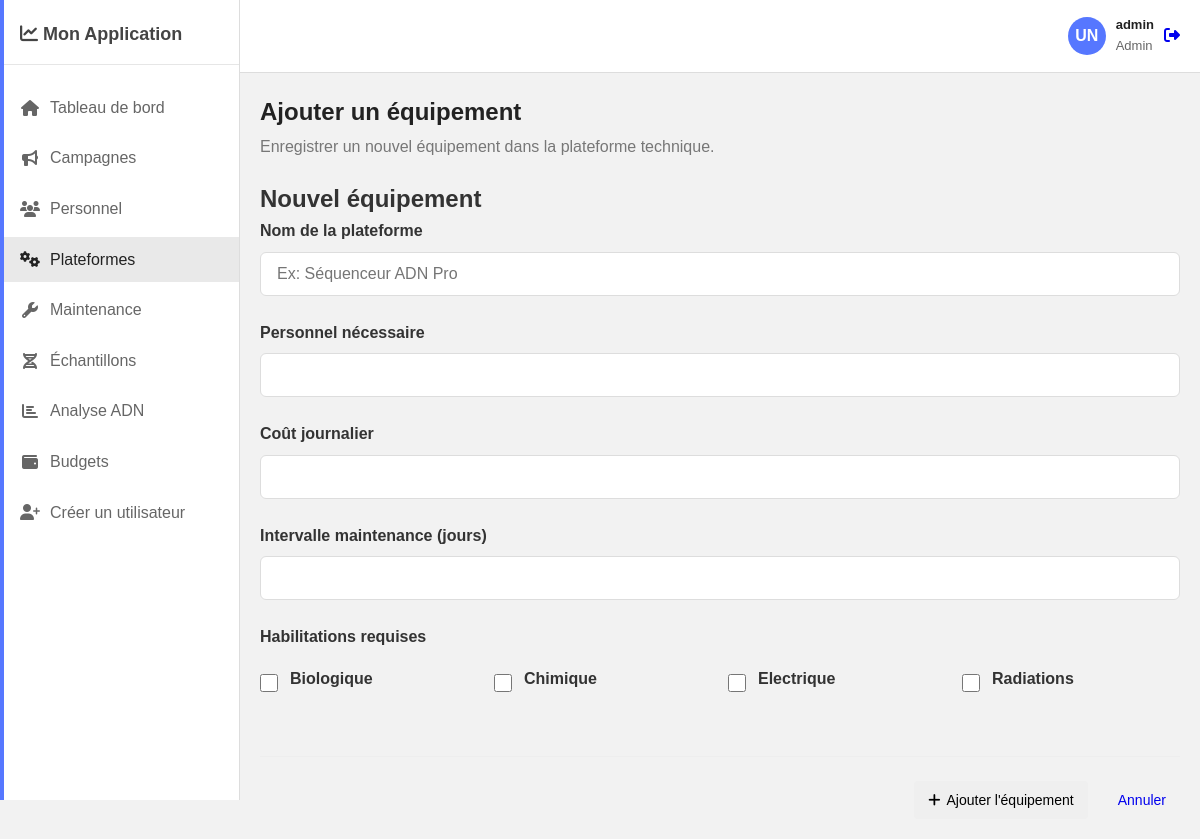
Page /plateforme/add (signed in) on the committed database.
### monApp/models.py (models this page shows, shortened)
class User(db.Model, UserMixin):
    id = db.Column(db.Integer, primary_key=True)
    username = db.Column(db.String(80), unique=True, nullable=False)
    password = db.Column(db.String(256), nullable=False)
    role = db.Column(db.Enum(UserRole),
                     nullable=False,
                     default=UserRole.CHERCHEUR)

class Habilitation(db.Model):
    __tablename__ = 'HABILITATION'
    idHab = db.Column(db.Integer, primary_key=True)
    nomHab = db.Column(db.String(50), unique=True)

### monApp/views.py (the view, shortened to what this page needs)
@app.route('/plateforme/add', methods=['GET', 'POST'])
@login_required
@role_required(UserRole.ADMIN, UserRole.TECHNIQUE)
def add_plateforme():
    form = PlateformeForm()
    form.habilitations_requises.choices = [
        (h.idHab, h.nomHab)
        for h in Habilitation.query.order_by('nomHab').all()
    ]
    return render_template('add_plateforme.html', form=form)

### monApp/forms.py
class PlateformeForm(FlaskForm):
    nom = StringField('Nom de la plateforme', validators=[DataRequired()])
    nb_personnes_necessaires = IntegerField(
        'Personnel nécessaire',
        validators=[DataRequired(), NumberRange(min=1)])
    cout_journalier = DecimalField('Coût journalier',
                                   validators=[DataRequired()])
    intervalle_maintenance = IntegerField('Intervalle maintenance (jours)',
                                          validators=[DataRequired()])
    habilitations_requises = SelectMultipleField('Habilitations requises',
                                                 coerce=int,
                                                 validators=[Optional()])
    submit = SubmitField('Enregistrer')

### monApp/views.py (called while the page is built)
def role_required(*roles):
    def wrapper(fn):
        @wraps(fn)
        def decorated_view(*args, **kwargs):
            if not current_user.is_authenticated or current_user.role not in roles:
                abort(403)
            return fn(*args, **kwargs)
        return decorated_view
    return wrapper

@login_manager.user_loader
def load_user(user_id):
    return User.query.get(int(user_id))

### monApp/templates/add_plateforme.html (shortened to what this page needs)
{% extends "base.html" %}
{% block extra_css %}
<link rel="stylesheet" href="{{ url_for('static', filename='css/form-style.css') }}">
{% endblock %}
{% block content %}
<div class="page-title">
    <h1>Ajouter un équipement</h1>
    <p>Enregistrer un nouvel équipement dans la plateforme technique.</p>
</div>
<div class="card form-card">
    <div class="card-header">
        <h2 class="card-title">Nouvel équipement</h2>
    </div>
    <form method="POST" action="{{ url_for('add_plateforme') }}">
        <div class="form-group">
            {{ form.nom.label(for="nom") }}
            {{ form.nom(id="nom", placeholder="Ex: Séquenceur ADN Pro", required=True) }}
        </div>
        <div class="form-group">
            {{ form.nb_personnes_necessaires.label(for="nb_personnes_necessaires") }}
            {{ form.nb_personnes_necessaires(id="nb_personnes_necessaires", min="1", required=True) }}
        </div>
        <div class="form-group">
            {{ form.cout_journalier.label(for="cout_journalier") }}
            {{ form.cout_journalier(id="cout_journalier", min="0", step="0.01", required=True) }}
        </div>
        <div class="form-group">
            {{ form.intervalle_maintenance.label(for="intervalle_maintenance") }}
            {{ form.intervalle_maintenance(id="intervalle_maintenance", min="1", required=True) }}
        </div>
        <div class="form-group">
            <label>Habilitations requises</label>
            <div class="checkbox-grid">
                {% for subfield in form.habilitations_requises %}
                    <div class="checkbox-item">
                        <input type="checkbox" id="{{ subfield.id }}" name="{{ subfield.name }}" value="{{ subfield.data }}">
                        <label for="{{ subfield.id }}">{{ subfield.label.text }}</label>
                    </div>
                {% endfor %}
            </div>
        </div>
        <div class="form-actions">
            <button type="submit" class="btn btn-success">
                <i class="fas fa-plus"></i> Ajouter l'équipement
            </button>
            <a href="{{ url_for('plateforme') }}" class="btn btn-secondary">Annuler</a>
        </div>
    </form>
</div>
{% endblock %}

### monApp/templates/base.html (shortened to what this page needs)
<!DOCTYPE html>
<html lang="fr">
<head>
    <link rel="stylesheet" href="https://cdnjs.cloudflare.com/ajax/libs/font-awesome/6.4.0/css/all.min.css">
    <link rel="stylesheet" href="{{ url_for('static', filename='../static/css/base.css') }}">
    {% block extra_css %}{% endblock %}
</head>
<body>
    <aside class="sidebar">
        <div class="sidebar-header">
            <h2><i class="fas fa-chart-line"></i> Mon Application</h2>
        </div>
        <nav>
            <ul class="sidebar-menu">
                <li><a href="{{ url_for('tableau_de_bord') }}" class="{{ 'active' if 'tableau_de_bord' in request.endpoint else '' }}"><i class="fas fa-home"></i> Tableau de bord</a></li>
                {% if current_user.role.value in ['chercheur', 'admin'] %}
                    <li><a href="{{ url_for('campagnes') }}" class="{{ 'active' if 'campagnes' in request.endpoint else '' }}"><i class="fas fa-bullhorn"></i> Campagnes</a></li>
                {% endif %}
                {% if current_user.role.value == 'admin' %}
                    <li><a href="{{ url_for('personnel') }}" class="{{ 'active' if 'personnel' in request.endpoint else '' }}"><i class="fas fa-users"></i> Personnel</a></li>
                {% endif %}
                {% if current_user.role.value in ['admin', 'technique'] %}
                    <li><a href="{{ url_for('plateforme') }}" class="{{ 'active' if 'plateforme' in request.endpoint else '' }}"><i class="fas fa-cogs"></i> Plateformes</a></li>
                    <li><a href="{{ url_for('maintenance') }}" class="{{ 'active' if 'maintenance' in request.endpoint else '' }}"><i class="fas fa-wrench"></i> Maintenance</a></li>
                {% endif %}
                {% if current_user.role.value in ['chercheur', 'admin'] %}
                    <li><a href="{{ url_for('sequences_adn') }}" class="{{ 'active' if 'sequences_adn' in request.endpoint else '' }}"><i class="fas fa-dna"></i> Échantillons</a></li>
                    <li><a href="{{ url_for('analyse') }}" class="{{ 'active' if 'analyse' in request.endpoint else '' }}"><i class="fas fa-chart-bar"></i> Analyse ADN</a></li>
                {% endif %}
                {% if current_user.role.value in ['direction', 'admin'] %}
                    <li><a href="{{ url_for('budget') }}" class="{{ 'active' if 'budget' in request.endpoint else '' }}"><i class="fas fa-wallet"></i> Budgets</a></li>
                {% endif %}
                {% if current_user.role.value in ['direction', 'admin'] %}
                    <li><a href="{{ url_for('creer_compte') }}" class="{{ 'active' if 'creer_compte' in request.endpoint else '' }}"><i class="fas fa-user-plus"></i> Créer un utilisateur</a></li>
                {% endif %}
            </ul>
        </nav>
    </aside>
    <main class="main-content">
        <header class="header">
            <div class="user-info">
                <div class="user-avatar">UN</div>
                <div class="user-details">
                    <span class="user-name">{{ current_user.username }}</span>
                    <span class="user-role">{{ current_user.role.value|capitalize }}</span>
                </div>
                <a href="{{ url_for('logout') }}" class="btn-logout" title="Déconnexion">
                    <i class="fas fa-sign-out-alt"></i>
                </a>
            </div>
        </header>
        <div class="container">
            {% block content %}{% endblock %}
        </div>
    </main>
</body>
</html>

### monApp/static/css/base.css (style rules this page uses)
* { margin: 0; padding: 0; box-sizing: border-box; }
body { font-family: Arial, sans-serif; background: #f2f2f2; color: #333; line-height: 1.6; min-height: 100vh; }
.sidebar { position: fixed; left: 0; top: 0; width: 240px; height: 100vh; background: #ffffff; border-right: 1px solid #ddd; padding: 20px 0; transition: transform 0.3s ease; }
.sidebar-header { padding: 0 20px 15px; border-bottom: 1px solid #e6e6e6; }
.sidebar-header h2 { font-size: 18px; font-weight: 700; color: #444; }
.sidebar-menu { list-style: none; padding: 15px 0; }
.sidebar-menu li { margin: 5px 0; }
.sidebar-menu a { display: flex; align-items: center; padding: 10px 20px; text-decoration: none; color: #666; transition: background 0.2s; }
.sidebar-menu a:hover, .sidebar-menu a.active { background: #e9e9e9; color: #222; }
.sidebar-menu a.active::before { content: ""; position: absolute; left: 0; width: 4px; top: 0; bottom: 0; background: #5677ff; }
.sidebar-menu i { margin-right: 10px; width: 20px; text-align: center; }
.main-content { margin-left: 240px; min-height: 100vh; }
.header { background: #ffffff; border-bottom: 1px solid #ddd; padding: 15px 20px; display: flex; justify-content: space-between; align-items: center; position: sticky; top: 0; }
.user-info { display: flex; align-items: center; gap: 10px; }
.user-avatar { width: 38px; height: 38px; border-radius: 50%; background: #5677ff; color: white; display: flex; align-items: center; justify-content: center; font-weight: 700; }
.user-details span { display: block; font-size: 13px; }
.user-name { font-weight: 600; color: #222; }
.user-role { color: #666; }
.container { padding: 20px; }
.page-title { margin-bottom: 20px; }
.page-title h1 { font-size: 24px; margin-bottom: 3px; color: #222; }
.page-title p { color: #777; }
.btn { padding: 8px 14px; border-radius: 4px; outline: none; border: none; cursor: pointer; display: inline-flex; align-items: center; gap: 6px; text-decoration: none; font-size: 14px; }

### monApp/static/css/form-style.css (style rules this page uses)
.form-card form { display: flex; flex-direction: column; }
.form-group { margin-bottom: 1.5rem; }
.form-group label { display: block; font-weight: 600; margin-bottom: 0.5rem; color: #333; }
.form-group input[type="text"], .form-group input[type="date"], .form-group input[type="number"], .form-group textarea, .form-group select { width: 100%; padding: 0.75rem 1rem; border: 1px solid #ddd; border-radius: 6px; font-size: 1rem; transition: border-color 0.2s, box-shadow 0.2s; box-sizing: border-box; }
.checkbox-grid { display: grid; grid-template-columns: repeat(auto-fill, minmax(200px, 1fr)); gap: 1rem; padding-top: 0.5rem; }
.checkbox-item { display: flex; align-items: center; }
.checkbox-item input[type="checkbox"] { margin-right: 0.75rem; width: 18px; height: 18px; }
.form-actions { display: flex; gap: 1rem; justify-content: flex-end; margin-top: 2rem; border-top: 1px solid #eee; padding-top: 1.5rem; }

### rows in the picture
User: username "admin", role.value "Admin"
Habilitation: label.text "Biologique"
Habilitation: label.text "Chimique"
Habilitation: label.text "Electrique"
Habilitation: label.text "Radiations"
